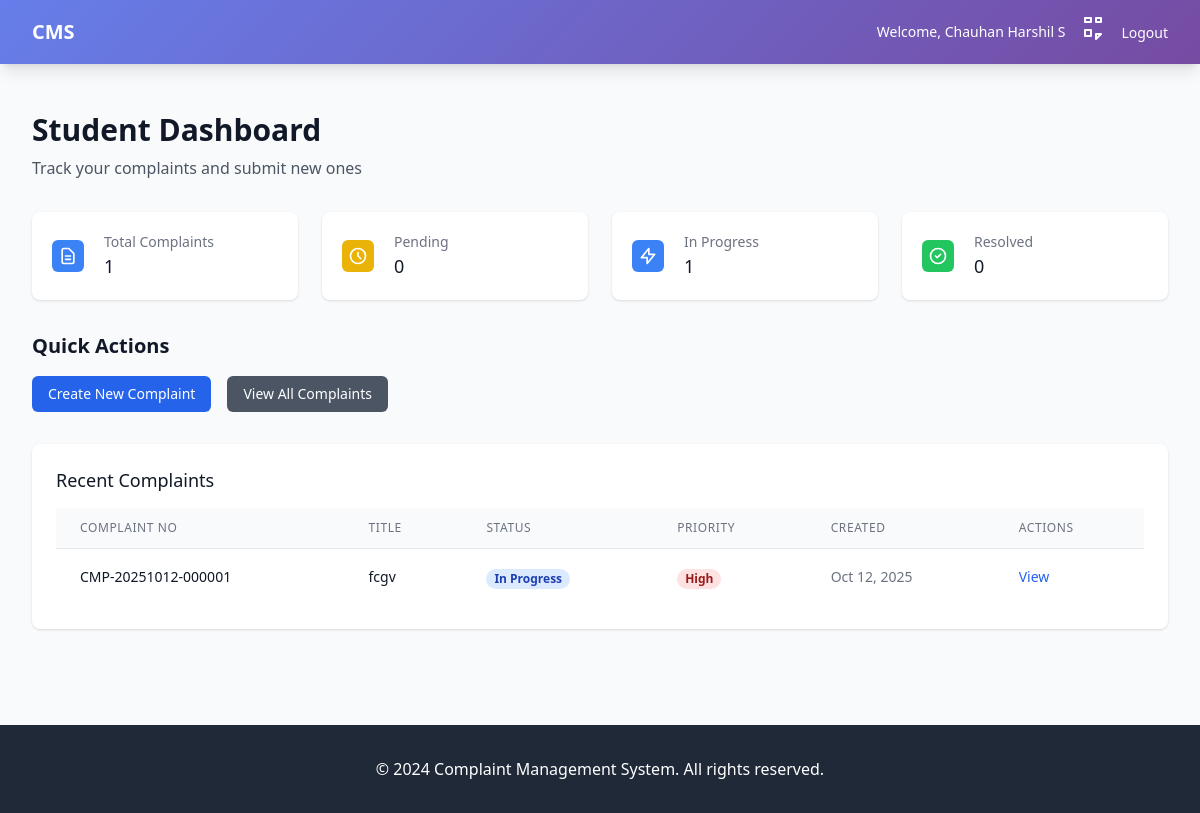
Screenshot of /dashboard/ (signed in) with the database file from the repository.
### complaints/models.py (models this page shows, shortened)
class Complaint(models.Model):
    STATUS_CHOICES = [
        ('PENDING', 'Pending'),
        ('IN_PROGRESS', 'In Progress'),
        ('RESOLVED', 'Resolved'),
        ('CLOSED', 'Closed'),
    ]
    PRIORITY_CHOICES = [
        ('LOW', 'Low'),
        ('MEDIUM', 'Medium'),
        ('HIGH', 'High'),
    ]
    complaint_no = models.CharField(max_length=20, unique=True, db_index=True, null=True, blank=True)
    title = models.CharField(max_length=200)
    description = models.TextField()
    category = models.ForeignKey(Category, on_delete=models.PROTECT, related_name='complaints', null=True, blank=True)
    attachment = models.FileField(
        upload_to=upload_to,
        null=True,
        blank=True,
        validators=[FileExtensionValidator(allowed_extensions=['pdf', 'jpg', 'jpeg', 'png', 'docx'])],
        help_text="Maximum file size: 10MB. Allowed formats: PDF, JPG, PNG, DOCX"
    )
    user = models.ForeignKey(User, on_delete=models.CASCADE, related_name='complaints', null=True, blank=True)
    assigned_to = models.ForeignKey(
        User,
        on_delete=models.SET_NULL,
        null=True,
        blank=True,
        related_name='assigned_complaints',
        limit_choices_to={'profile__role': 'faculty'}
    )
    status = models.CharField(max_length=20, choices=STATUS_CHOICES, default='PENDING', db_index=True)
    priority = models.CharField(max_length=10, choices=PRIORITY_CHOICES, default='MEDIUM')
    created_at = models.DateTimeField(auto_now_add=True, db_index=True)
    updated_at = models.DateTimeField(auto_now=True)
    resolved_at = models.DateTimeField(null=True, blank=True)
    remarks = models.TextField(blank=True)
    admin_remarks = models.TextField(blank=True)
    class Meta:
        ordering = ['-created_at']
        indexes = [
            models.Index(fields=['complaint_no']),
            models.Index(fields=['status']),
            models.Index(fields=['user']),
            models.Index(fields=['assigned_to']),
            models.Index(fields=['created_at']),
        ]

### complaints/views.py (the view, shortened to what this page needs)
# urls.py: path('', views.dashboard, name='dashboard'),
@login_required
def dashboard(request):
    user_profile = getattr(request.user, 'profile', None)
    if not user_profile:
        messages.error(request, "User profile not found. Please contact administrator.")
        return redirect('logout')
    role = user_profile.role
    if role == 'admin':
        complaints = Complaint.objects.all()
        stats = {
            'total': complaints.count(),
            'pending': complaints.filter(status='PENDING').count(),
            'in_progress': complaints.filter(status='IN_PROGRESS').count(),
            'resolved': complaints.filter(status='RESOLVED').count(),
            'closed': complaints.filter(status='CLOSED').count(),
            'high_priority': complaints.filter(priority='HIGH').count(),
        }
        recent_complaints = complaints.order_by('-created_at')[:10]
    else:  # student
        complaints = Complaint.objects.filter(user=request.user)
        stats = {
            'total': complaints.count(),
            'pending': complaints.filter(status='PENDING').count(),
            'in_progress': complaints.filter(status='IN_PROGRESS').count(),
            'resolved': complaints.filter(status='RESOLVED').count(),
            'closed': complaints.filter(status='CLOSED').count(),
            'high_priority': complaints.filter(priority='HIGH').count(),
        }
        recent_complaints = complaints.order_by('-created_at')[:10]
    notifications = Notification.objects.filter(user=request.user, is_read=False).order_by('-created_at')[:5]
    context = {
        'role': role,
        'stats': stats,
        'recent_complaints': recent_complaints,
        'notifications': notifications,
    }
    return render(request, 'complaints/dashboard.html', context)

### complaints/templates/complaints/dashboard.html (shortened to what this page needs)
{% extends 'base.html' %}
{% block content %}
<div class="px-4 py-6 sm:px-0">
    <div class="mb-8">
        <h1 class="text-3xl font-bold text-gray-900">
            {% if role == 'admin' %}
                Admin Dashboard
            {% elif role == 'faculty' %}
                Faculty Dashboard
            {% else %}
                Student Dashboard
            {% endif %}
        </h1>
        <p class="mt-2 text-gray-600">
            {% if role == 'admin' %}
                Manage complaints, users, and system settings
            {% elif role == 'faculty' %}
                Handle assigned complaints and update their status
            {% else %}
                Track your complaints and submit new ones
            {% endif %}
        </p>
    </div>
    <div class="grid grid-cols-1 md:grid-cols-2 lg:grid-cols-4 gap-6 mb-8">
        <div class="bg-white overflow-hidden shadow rounded-lg card-shadow hover-scale">
            <div class="p-5">
                <div class="flex items-center">
                    <div class="flex-shrink-0">
                        <div class="w-8 h-8 bg-blue-500 rounded-md flex items-center justify-center">
                            <svg class="w-5 h-5 text-white" fill="none" stroke="currentColor" viewBox="0 0 24 24">
                                <path stroke-linecap="round" stroke-linejoin="round" stroke-width="2" d="M9 12h6m-6 4h6m2 5H7a2 2 0 01-2-2V5a2 2 0 012-2h5.586a1 1 0 01.707.293l5.414 5.414a1 1 0 01.293.707V19a2 2 0 01-2 2z"></path>
                            </svg>
                        </div>
                    </div>
                    <div class="ml-5 w-0 flex-1">
                        <dl>
                            <dt class="text-sm font-medium text-gray-500 truncate">Total Complaints</dt>
                            <dd class="text-lg font-medium text-gray-900">{{ stats.total }}</dd>
                        </dl>
                    </div>
                </div>
            </div>
        </div>
        <div class="bg-white overflow-hidden shadow rounded-lg card-shadow hover-scale">
            <div class="p-5">
                <div class="flex items-center">
                    <div class="flex-shrink-0">
                        <div class="w-8 h-8 bg-yellow-500 rounded-md flex items-center justify-center">
                            <svg class="w-5 h-5 text-white" fill="none" stroke="currentColor" viewBox="0 0 24 24">
                                <path stroke-linecap="round" stroke-linejoin="round" stroke-width="2" d="M12 8v4l3 3m6-3a9 9 0 11-18 0 9 9 0 0118 0z"></path>
                            </svg>
                        </div>
                    </div>
                    <div class="ml-5 w-0 flex-1">
                        <dl>
                            <dt class="text-sm font-medium text-gray-500 truncate">Pending</dt>
                            <dd class="text-lg font-medium text-gray-900">{{ stats.pending }}</dd>
                        </dl>
                    </div>
                </div>
            </div>
        </div>
        <div class="bg-white overflow-hidden shadow rounded-lg card-shadow hover-scale">
            <div class="p-5">
                <div class="flex items-center">
                    <div class="flex-shrink-0">
                        <div class="w-8 h-8 bg-blue-500 rounded-md flex items-center justify-center">
                            <svg class="w-5 h-5 text-white" fill="none" stroke="currentColor" viewBox="0 0 24 24">
                                <path stroke-linecap="round" stroke-linejoin="round" stroke-width="2" d="M13 10V3L4 14h7v7l9-11h-7z"></path>
                            </svg>
                        </div>
                    </div>
                    <div class="ml-5 w-0 flex-1">
                        <dl>
                            <dt class="text-sm font-medium text-gray-500 truncate">In Progress</dt>
                            <dd class="text-lg font-medium text-gray-900">{{ stats.in_progress }}</dd>
                        </dl>
                    </div>
                </div>
            </div>
        </div>
        <div class="bg-white overflow-hidden shadow rounded-lg card-shadow hover-scale">
            <div class="p-5">
                <div class="flex items-center">
                    <div class="flex-shrink-0">
                        <div class="w-8 h-8 bg-green-500 rounded-md flex items-center justify-center">
                            <svg class="w-5 h-5 text-white" fill="none" stroke="currentColor" viewBox="0 0 24 24">
                                <path stroke-linecap="round" stroke-linejoin="round" stroke-width="2" d="M9 12l2 2 4-4m6 2a9 9 0 11-18 0 9 9 0 0118 0z"></path>
                            </svg>
                        </div>
                    </div>
                    <div class="ml-5 w-0 flex-1">
                        <dl>
                            <dt class="text-sm font-medium text-gray-500 truncate">Resolved</dt>
                            <dd class="text-lg font-medium text-gray-900">{{ stats.resolved }}</dd>
                        </dl>
                    </div>
                </div>
            </div>
        </div>
    </div>
    <div class="mb-8">
        <h2 class="text-xl font-semibold text-gray-900 mb-4">Quick Actions</h2>
        <div class="flex flex-wrap gap-4">
            {% if role == 'student' %}
                <a href="{% url 'create_complaint' %}" class="bg-blue-600 hover:bg-blue-700 text-white px-4 py-2 rounded-md text-sm font-medium transition-colors">
                    Create New Complaint
                </a>
            {% endif %}
            <a href="{% url 'complaint_list' %}" class="bg-gray-600 hover:bg-gray-700 text-white px-4 py-2 rounded-md text-sm font-medium transition-colors">
                View All Complaints
            </a>
        </div>
    </div>
    <div class="bg-white shadow rounded-lg">
        <div class="px-4 py-5 sm:p-6">
            <h3 class="text-lg leading-6 font-medium text-gray-900 mb-4">Recent Complaints</h3>
            {% if recent_complaints %}
                <div class="overflow-hidden">
                    <table class="min-w-full divide-y divide-gray-200">
                        <thead class="bg-gray-50">
                            <tr>
                                <th class="px-6 py-3 text-left text-xs font-medium text-gray-500 uppercase tracking-wider">Complaint No</th>
                                <th class="px-6 py-3 text-left text-xs font-medium text-gray-500 uppercase tracking-wider">Title</th>
                                <th class="px-6 py-3 text-left text-xs font-medium text-gray-500 uppercase tracking-wider">Status</th>
                                <th class="px-6 py-3 text-left text-xs font-medium text-gray-500 uppercase tracking-wider">Priority</th>
                                <th class="px-6 py-3 text-left text-xs font-medium text-gray-500 uppercase tracking-wider">Created</th>
                                <th class="px-6 py-3 text-left text-xs font-medium text-gray-500 uppercase tracking-wider">Actions</th>
                            </tr>
                        </thead>
                        <tbody class="bg-white divide-y divide-gray-200">
                            {% for complaint in recent_complaints %}
                            <tr class="hover:bg-gray-50">
                                <td class="px-6 py-4 whitespace-nowrap text-sm font-medium text-gray-900">
                                    {{ complaint.complaint_no }}
                                </td>
                                <td class="px-6 py-4 whitespace-nowrap text-sm text-gray-900">
                                    {{ complaint.title|truncatechars:50 }}
                                </td>
                                <td class="px-6 py-4 whitespace-nowrap">
                                    <span class="px-2 inline-flex text-xs leading-5 font-semibold rounded-full
                                        {% if complaint.status == 'PENDING' %}bg-yellow-100 text-yellow-800
                                        {% elif complaint.status == 'IN_PROGRESS' %}bg-blue-100 text-blue-800
                                        {% elif complaint.status == 'RESOLVED' %}bg-green-100 text-green-800
                                        {% elif complaint.status == 'CLOSED' %}bg-gray-100 text-gray-800
                                        {% endif %}">
                                        {{ complaint.get_status_display }}
                                    </span>
                                </td>
                                <td class="px-6 py-4 whitespace-nowrap">
                                    <span class="px-2 inline-flex text-xs leading-5 font-semibold rounded-full
                                        {% if complaint.priority == 'HIGH' %}bg-red-100 text-red-800
                                        {% elif complaint.priority == 'MEDIUM' %}bg-yellow-100 text-yellow-800
                                        {% elif complaint.priority == 'LOW' %}bg-green-100 text-green-800
                                        {% endif %}">
                                        {{ complaint.get_priority_display }}
                                    </span>
                                </td>
                                <td class="px-6 py-4 whitespace-nowrap text-sm text-gray-500">
                                    {{ complaint.created_at|date:"M d, Y" }}
                                </td>
                                <td class="px-6 py-4 whitespace-nowrap text-sm font-medium">
                                    <a href="{% url 'complaint_detail' complaint.complaint_no %}" class="text-blue-600 hover:text-blue-900">
                                        View
                                    </a>
                                </td>
                            </tr>
                            {% endfor %}
                        </tbody>
                    </table>
                </div>
            {% endif %}
        </div>
    </div>
</div>
{% endblock %}

### templates/base.html (shortened to what this page needs)
<!DOCTYPE html>
<html lang="en">
<head>
    <script src="https://cdn.tailwindcss.com"></script>
</head>
<body class="bg-gray-50 min-h-screen">
    <nav class="gradient-bg shadow-lg">
        <div class="max-w-7xl mx-auto px-4 sm:px-6 lg:px-8">
            <div class="flex justify-between h-16">
                <div class="flex items-center">
                    <a href="{% url 'dashboard' %}" class="flex-shrink-0 flex items-center">
                        <h1 class="text-white text-xl font-bold">CMS</h1>
                    </a>
                </div>
                <div class="flex items-center space-x-4">
                    {% if user.is_authenticated %}
                        <div class="flex items-center space-x-4">
                            <span class="text-white text-sm">
                                Welcome, {{ user.get_full_name|default:user.username }}
                            </span>
                            <div class="relative">
                                <button class="text-white hover:text-gray-200 focus:outline-none" onclick="toggleNotifications()">
                                    <svg class="w-6 h-6" fill="none" stroke="currentColor" viewBox="0 0 24 24">
                                        <path stroke-linecap="round" stroke-linejoin="round" stroke-width="2" d="M15 17h5l-5 5v-5zM4 19h6v-6H4v6zM4 5h6V1H4v4zM15 5h5V1h-5v4z"></path>
                                    </svg>
                                </button>
                            </div>
                            <form method="post" action="{% url 'logout' %}" class="inline">
                                <button type="submit" class="text-white hover:text-gray-200 text-sm bg-transparent border-none cursor-pointer">
                                    Logout
                                </button>
                            </form>
                        </div>
                    {% endif %}
                </div>
            </div>
        </div>
    </nav>
    <main class="max-w-7xl mx-auto py-6 sm:px-6 lg:px-8">
        {% block content %}{% endblock %}
    </main>
    <footer class="bg-gray-800 text-white py-8 mt-12">
        <div class="max-w-7xl mx-auto px-4 sm:px-6 lg:px-8">
            <div class="text-center">
                <p>&copy; 2024 Complaint Management System. All rights reserved.</p>
            </div>
        </div>
    </footer>
</body>
</html>

### templates/base.html (style rules this page uses)
.gradient-bg { background: linear-gradient(135deg, #667eea 0%, #764ba2 100%); }
.card-shadow { box-shadow: 0 4px 6px -1px rgba(0, 0, 0, 0.1), 0 2px 4px -1px rgba(0, 0, 0, 0.06); }

### rows the page displays
Complaint: complaint_no "CMP-20251012-000001", title "fcgv", status "In Progress", priority "High", created_at "Oct 12, 2025"

### other values shown
{{ user.get_full_name|default:user.username }} "Chauhan Harshil S"
{{ stats.total }} "1"
{{ stats.pending }} "0"
{{ stats.in_progress }} "1"
{{ stats.resolved }} "0"
